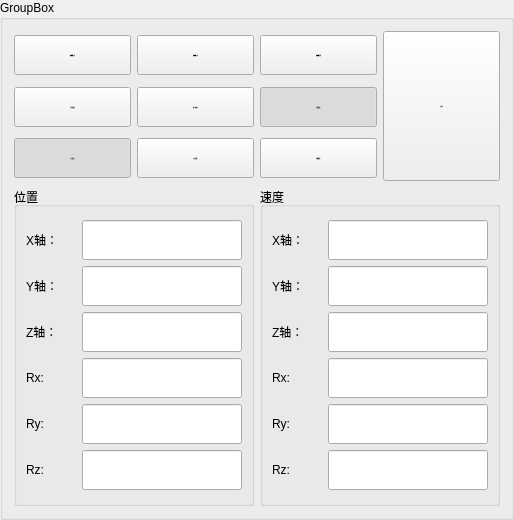
                  <widget class="QGroupBox" name="robot_zero">
                   <property name="minimumSize">
                    <size>
                     <width>511</width>
                     <height>520</height>
                    </size>
                   </property>
                   <property name="title">
                    <string>GroupBox</string>
                   </property>
                   <layout class="QGridLayout" name="gridLayout_52">
                    <item row="2" column="1">
                     <widget class="QPushButton" name="end_code">
                      <property name="minimumSize">
                       <size>
                        <width>80</width>
                        <height>40</height>
                       </size>
                      </property>
                      <property name="font">
                       <font>
                        <family>Arial</family>
                        <pointsize>-1</pointsize>
                        <weight>75</weight>
                        <bold>true</bold>
                       </font>
                      </property>
                      <property name="styleSheet">
                       <string notr="true"/>
                      </property>
                      <property name="text">
                       <string>终止程序</string>
                      </property>
                      <property name="checkable">
                       <bool>true</bool>
                      </property>
                     </widget>
                    </item>
                    <item row="3" column="0" colspan="4">
                     <layout class="QGridLayout" name="gridLayout_24">
                      <item row="0" column="0">
                       <widget class="QGroupBox" name="groupBox_20">
                        <property name="minimumSize">
                         <size>
                          <width>240</width>
                          <height>300</height>
                         </size>
                        </property>
                        <property name="title">
                         <string>位置</string>
                        </property>
                        <layout class="QGridLayout" name="gridLayout_53">
                         <item row="0" column="0">
                          <layout class="QGridLayout" name="gridLayout_47">
                           <item row="8" column="0">
                            <widget class="QLabel" name="label_31">
                             <property name="minimumSize">
                              <size>
                               <width>50</width>
                               <height>15</height>
                              </size>
                             </property>
                             <property name="text">
                              <string>Ry:</string>
                             </property>
                            </widget>
                           </item>
                           <item row="9" column="0">
                            <widget class="QLabel" name="label_32">
                             <property name="minimumSize">
                              <size>
                               <width>50</width>
                               <height>15</height>
                              </size>
                             </property>
                             <property name="text">
                              <string>Rz:</string>
                             </property>
                            </widget>
                           </item>
                           <item row="7" column="0">
                            <widget class="QLabel" name="label_30">
                             <property name="minimumSize">
                              <size>
                               <width>50</width>
                               <height>15</height>
                              </size>
                             </property>
                             <property name="text">
                              <string>Rx:</string>
                             </property>
                            </widget>
                           </item>
                           <item row="0" column="1">
                            <widget class="QLineEdit" name="x_p">
                             <property name="minimumSize">
                              <size>
                               <width>0</width>
                               <height>40</height>
                              </size>
                             </property>
                            </widget>
                           </item>
                           <item row="0" column="0">
                            <widget class="QLabel" name="label_25">
                             <property name="minimumSize">
                              <size>
                               <width>50</width>
                               <height>15</height>
                              </size>
                             </property>
                             <property name="text">
                              <string>X轴：</string>
                             </property>
                            </widget>
                           </item>
                           <item row="1" column="0">
                            <widget class="QLabel" name="label_27">
                             <property name="minimumSize">
                              <size>
                               <width>50</width>
                               <height>15</height>
                              </size>
                             </property>
                             <property name="text">
                              <string>Y轴：</string>
                             </property>
                            </widget>
                           </item>
                           <item row="1" column="1">
                            <widget class="QLineEdit" name="y_p">
                             <property name="minimumSize">
                              <size>
                               <width>0</width>
                               <height>40</height>
                              </size>
                             </property>
                            </widget>
                           </item>
                           <item row="8" column="1">
                            <widget class="QLineEdit" name="ry_p">
                             <property name="minimumSize">
                              <size>
                               <width>0</width>
                               <height>40</height>
                              </size>
                             </property>
                            </widget>
                           </item>
                           <item row="9" column="1">
                            <widget class="QLineEdit" name="rz_p">
                             <property name="minimumSize">
                              <size>
                               <width>0</width>
                               <height>40</height>
                              </size>
                             </property>
                            </widget>
                           </item>
                           <item row="3" column="0">
                            <widget class="QLabel" name="label_28">
                             <property name="minimumSize">
                              <size>
                               <width>50</width>
                               <height>15</height>
                              </size>
                             </property>
                             <property name="text">
                              <string>Z轴：</string>
                             </property>
                            </widget>
                           </item>
                           <item row="7" column="1">
                            <widget class="QLineEdit" name="rx_p">
                             <property name="minimumSize">
                              <size>
                               <width>50</width>
                               <height>40</height>
                              </size>
                             </property>
                            </widget>
                           </item>
                           <item row="3" column="1">
                            <widget class="QLineEdit" name="z_p">
                             <property name="minimumSize">
                              <size>
                               <width>0</width>
                               <height>40</height>
                              </size>
                             </property>
                            </widget>
                           </item>
                          </layout>
                         </item>
                        </layout>
                       </widget>
                      </item>
                      <item row="0" column="1">
                       <widget class="QGroupBox" name="groupBox_40">
                        <property name="minimumSize">
                         <size>
                          <width>240</width>
                          <height>300</height>
                         </size>
                        </property>
                        <property name="title">
                         <string>速度</string>
                        </property>
                        <layout class="QGridLayout" name="gridLayout_54">
                         <item row="0" column="0">
                          <layout class="QGridLayout" name="gridLayout_48">
                           <item row="0" column="0">
                            <widget class="QLabel" name="label_69">
                             <property name="minimumSize">
                              <size>
                               <width>50</width>
                               <height>15</height>
                              </size>
                             </property>
                             <property name="text">
                              <string>X轴：</string>
                             </property>
                            </widget>
                           </item>
                           <item row="0" column="1">
                            <widget class="QLineEdit" name="x_v">
                             <property name="minimumSize">
                              <size>
                               <width>0</width>
                               <height>40</height>
                              </size>
                             </property>
                            </widget>
                           </item>
                           <item row="1" column="0">
                            <widget class="QLabel" name="label_71">
                             <property name="minimumSize">
                              <size>
                               <width>50</width>
                               <height>15</height>
                              </size>
                             </property>
                             <property name="text">
                              <string>Y轴：</string>
                             </property>
                            </widget>
                           </item>
                           <item row="1" column="1">
                            <widget class="QLineEdit" name="y_v">
                             <property name="minimumSize">
                              <size>
                               <width>0</width>
                               <height>40</height>
                              </size>
                             </property>
                            </widget>
                           </item>
                           <item row="2" column="0">
                            <widget class="QLabel" name="label_72">
                             <property name="minimumSize">
                              <size>
                               <width>50</width>
                               <height>15</height>
                              </size>
                             </property>
                             <property name="text">
                              <string>Z轴：</string>
                             </property>
                            </widget>
                           </item>
                           <item row="2" column="1">
                            <widget class="QLineEdit" name="z_v">
                             <property name="minimumSize">
                              <size>
                               <width>0</width>
                               <height>40</height>
                              </size>
                             </property>
                            </widget>
                           </item>
                           <item row="3" column="0">
                            <widget class="QLabel" name="label_75">
                             <property name="minimumSize">
                              <size>
                               <width>50</width>
                               <height>15</height>
                              </size>
                             </property>
                             <property name="text">
                              <string>Rx:</string>
                             </property>
                            </widget>
                           </item>
                           <item row="3" column="1">
                            <widget class="QLineEdit" name="rx_v">
                             <property name="minimumSize">
                              <size>
                               <width>50</width>
                               <height>40</height>
                              </size>
                             </property>
                            </widget>
                           </item>
                           <item row="4" column="0">
                            <widget class="QLabel" name="label_70">
                             <property name="minimumSize">
                              <size>
                               <width>50</width>
                               <height>15</height>
                              </size>
                             </property>
                             <property name="text">
                              <string>Ry:</string>
                             </property>
                            </widget>
                           </item>
                           <item row="4" column="1">
                            <widget class="QLineEdit" name="ry_v">
                             <property name="minimumSize">
                              <size>
                               <width>0</width>
                               <height>40</height>
                              </size>
                             </property>
                            </widget>
                           </item>
                           <item row="5" column="0">
                            <widget class="QLabel" name="label_73">
                             <property name="minimumSize">
                              <size>
                               <width>50</width>
                               <height>15</height>
                              </size>
                             </property>
                             <property name="text">
                              <string>Rz:</string>
                             </property>
                            </widget>
                           </item>
                           <item row="5" column="1">
                            <widget class="QLineEdit" name="rz_v">
                             <property name="minimumSize">
                              <size>
                               <width>0</width>
                               <height>40</height>
                              </size>
                             </property>
                            </widget>
                           </item>
                          </layout>
                         </item>
                        </layout>
                       </widget>
                      </item>
                     </layout>
                    </item>
                    <item row="2" column="0">
                     <widget class="QPushButton" name="robot_follow_2">
                      <property name="minimumSize">
                       <size>
                        <width>80</width>
                        <height>40</height>
                       </size>
                      </property>
                      <property name="font">
                       <font>
                        <family>Arial</family>
                        <pointsize>-1</pointsize>
                        <weight>75</weight>
                        <bold>true</bold>
                       </font>
                      </property>
                      <property name="styleSheet">
                       <string notr="true"/>
                      </property>
                      <property name="text">
                       <string>正弦运动</string>
                      </property>
                      <property name="checkable">
                       <bool>true</bool>
                      </property>
                      <property name="checked">
                       <bool>true</bool>
                      </property>
                     </widget>
                    </item>
                    <item row="1" column="2">
                     <widget class="QPushButton" name="robot_follow">
                      <property name="minimumSize">
                       <size>
                        <width>80</width>
                        <height>40</height>
                       </size>
                      </property>
                      <property name="font">
                       <font>
                        <family>Arial</family>
                        <pointsize>-1</pointsize>
                        <weight>75</weight>
                        <bold>true</bold>
                       </font>
                      </property>
                      <property name="styleSheet">
                       <string notr="true"/>
                      </property>
                      <property name="text">
                       <string>画圆运动</string>
                      </property>
                      <property name="checkable">
                       <bool>true</bool>
                      </property>
                      <property name="checked">
                       <bool>true</bool>
                      </property>
                     </widget>
                    </item>
                    <item row="0" column="1">
                     <widget class="QPushButton" name="robot_poweroff">
                      <property name="minimumSize">
                       <size>
                        <width>80</width>
                        <height>40</height>
                       </size>
                      </property>
                      <property name="font">
                       <font>
                        <family>Arial</family>
                        <pointsize>-1</pointsize>
                        <weight>75</weight>
                        <bold>true</bold>
                       </font>
                      </property>
                      <property name="styleSheet">
                       <string notr="true"/>
                      </property>
                      <property name="text">
                       <string>机械臂下电</string>
                      </property>
                     </widget>
                    </item>
                    <item row="0" column="0">
                     <widget class="QPushButton" name="robot_poweron">
                      <property name="minimumSize">
                       <size>
                        <width>80</width>
                        <height>40</height>
                       </size>
                      </property>
                      <property name="font">
                       <font>
                        <family>Arial</family>
                        <pointsize>-1</pointsize>
                        <weight>75</weight>
                        <bold>true</bold>
                       </font>
                      </property>
                      <property name="styleSheet">
                       <string notr="true"/>
                      </property>
                      <property name="text">
                       <string>机械臂上电</string>
                      </property>
                     </widget>
                    </item>
                    <item row="2" column="2">
                     <widget class="QPushButton" name="alarm_reset">
                      <property name="minimumSize">
                       <size>
                        <width>80</width>
                        <height>40</height>
                       </size>
                      </property>
                      <property name="font">
                       <font>
                        <family>Arial</family>
                        <pointsize>-1</pointsize>
                        <weight>75</weight>
                        <bold>true</bold>
                       </font>
                      </property>
                      <property name="styleSheet">
                       <string notr="true"/>
                      </property>
                      <property name="text">
                       <string>报警复位</string>
                      </property>
                      <property name="checkable">
                       <bool>true</bool>
                      </property>
                     </widget>
                    </item>
                    <item row="0" column="3" rowspan="3">
                     <widget class="QPushButton" name="robot_stop">
                      <property name="minimumSize">
                       <size>
                        <width>80</width>
                        <height>150</height>
                       </size>
                      </property>
                      <property name="font">
                       <font>
                        <family>Arial</family>
                        <pointsize>-1</pointsize>
                        <weight>75</weight>
                        <bold>true</bold>
                       </font>
                      </property>
                      <property name="styleSheet">
                       <string notr="true"/>
                      </property>
                      <property name="text">
                       <string>急停</string>
                      </property>
                     </widget>
                    </item>
                    <item row="1" column="1">
                     <widget class="QPushButton" name="robot_Cartesianmove">
                      <property name="minimumSize">
                       <size>
                        <width>80</width>
                        <height>40</height>
                       </size>
                      </property>
                      <property name="font">
                       <font>
                        <family>Arial</family>
                        <pointsize>-1</pointsize>
                        <weight>75</weight>
                        <bold>true</bold>
                       </font>
                      </property>
                      <property name="styleSheet">
                       <string notr="true"/>
                      </property>
                      <property name="text">
                       <string>笛卡尔运动</string>
                      </property>
                     </widget>
                    </item>
                    <item row="1" column="0">
                     <widget class="QPushButton" name="robot_jpmove">
                      <property name="minimumSize">
                       <size>
                        <width>80</width>
                        <height>40</height>
                       </size>
                      </property>
                      <property name="font">
                       <font>
                        <family>Arial</family>
                        <pointsize>-1</pointsize>
                        <weight>75</weight>
                        <bold>true</bold>
                       </font>
                      </property>
                      <property name="styleSheet">
                       <string notr="true"/>
                      </property>
                      <property name="text">
                       <string>关节点运动</string>
                      </property>
                     </widget>
                    </item>
                    <item row="0" column="2">
                     <widget class="QPushButton" name="robot_zero_2">
                      <property name="minimumSize">
                       <size>
                        <width>80</width>
                        <height>40</height>
                       </size>
                      </property>
                      <property name="font">
                       <font>
                        <family>Arial</family>
                        <pointsize>-1</pointsize>
                        <weight>75</weight>
                        <bold>true</bold>
                       </font>
                      </property>
                      <property name="styleSheet">
                       <string notr="true"/>
                      </property>
                      <property name="text">
                       <string>机械臂回零</string>
                      </property>
                     </widget>
                    </item>
                   </layout>
                  </widget>
